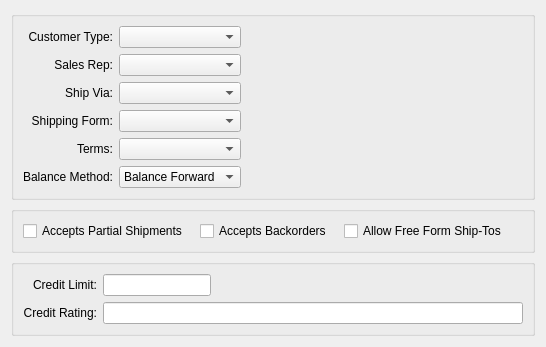
       <widget class="QWidget" name="customerDefaults">
        <attribute name="title">
         <string>Customer Defaults</string>
        </attribute>
        <layout class="QGridLayout" name="gridLayout_8">
         <item row="0" column="0">
          <layout class="QHBoxLayout" name="horizontalLayout_5">
           <item>
            <layout class="QVBoxLayout" name="verticalLayout_4">
             <item>
              <layout class="QVBoxLayout" name="verticalLayout_3">
               <item>
                <widget class="QGroupBox" name="_comboGroup">
                 <property name="title">
                  <string/>
                 </property>
                 <layout class="QGridLayout">
                  <item row="0" column="0">
                   <widget class="QLabel" name="_custtypeLit">
                    <property name="text">
                     <string>Customer Type:</string>
                    </property>
                    <property name="alignment">
                     <set>Qt::AlignRight|Qt::AlignTrailing|Qt::AlignVCenter</set>
                    </property>
                   </widget>
                  </item>
                  <item row="0" column="1">
                   <widget class="XComboBox" name="_custtype">
                    <property name="type">
                     <enum>XComboBox::CustomerTypes</enum>
                    </property>
                   </widget>
                  </item>
                  <item row="1" column="0">
                   <widget class="QLabel" name="_salesrepLit">
                    <property name="text">
                     <string>Sales Rep:</string>
                    </property>
                    <property name="alignment">
                     <set>Qt::AlignRight|Qt::AlignTrailing|Qt::AlignVCenter</set>
                    </property>
                   </widget>
                  </item>
                  <item row="1" column="1">
                   <widget class="XComboBox" name="_salesrep">
                    <property name="type">
                     <enum>XComboBox::SalesReps</enum>
                    </property>
                   </widget>
                  </item>
                  <item row="2" column="0">
                   <widget class="QLabel" name="_shipViaLit">
                    <property name="text">
                     <string>Ship Via:</string>
                    </property>
                    <property name="alignment">
                     <set>Qt::AlignRight|Qt::AlignTrailing|Qt::AlignVCenter</set>
                    </property>
                   </widget>
                  </item>
                  <item row="2" column="1">
                   <widget class="XComboBox" name="_shipvia">
                    <property name="type">
                     <enum>XComboBox::ShipVias</enum>
                    </property>
                   </widget>
                  </item>
                  <item row="3" column="0">
                   <widget class="QLabel" name="_shippingFormLit">
                    <property name="text">
                     <string>Shipping Form:</string>
                    </property>
                    <property name="alignment">
                     <set>Qt::AlignRight|Qt::AlignTrailing|Qt::AlignVCenter</set>
                    </property>
                   </widget>
                  </item>
                  <item row="3" column="1">
                   <widget class="XComboBox" name="_shipform">
                    <property name="type">
                     <enum>XComboBox::ShippingForms</enum>
                    </property>
                   </widget>
                  </item>
                  <item row="4" column="0">
                   <widget class="QLabel" name="_terms2">
                    <property name="text">
                     <string>Terms:</string>
                    </property>
                    <property name="alignment">
                     <set>Qt::AlignRight|Qt::AlignTrailing|Qt::AlignVCenter</set>
                    </property>
                   </widget>
                  </item>
                  <item row="4" column="1">
                   <widget class="XComboBox" name="_terms">
                    <property name="type">
                     <enum>XComboBox::ARTerms</enum>
                    </property>
                   </widget>
                  </item>
                  <item row="5" column="0">
                   <widget class="QLabel" name="_balanceMethodLit">
                    <property name="text">
                     <string>Balance Method:</string>
                    </property>
                    <property name="alignment">
                     <set>Qt::AlignRight|Qt::AlignTrailing|Qt::AlignVCenter</set>
                    </property>
                   </widget>
                  </item>
                  <item row="5" column="1">
                   <widget class="QComboBox" name="_balanceMethod">
                    <property name="sizePolicy">
                     <sizepolicy hsizetype="Fixed" vsizetype="Fixed">
                      <horstretch>0</horstretch>
                      <verstretch>0</verstretch>
                     </sizepolicy>
                    </property>
                    <item>
                     <property name="text">
                      <string>Balance Forward</string>
                     </property>
                    </item>
                    <item>
                     <property name="text">
                      <string>Open Item</string>
                     </property>
                    </item>
                   </widget>
                  </item>
                  <item row="2" column="2">
                   <spacer>
                    <property name="orientation">
                     <enum>Qt::Horizontal</enum>
                    </property>
                    <property name="sizeHint" stdset="0">
                     <size>
                      <width>0</width>
                      <height>20</height>
                     </size>
                    </property>
                   </spacer>
                  </item>
                 </layout>
                </widget>
               </item>
               <item>
                <widget class="QGroupBox" name="groupBox_7">
                 <property name="title">
                  <string/>
                 </property>
                 <layout class="QGridLayout" name="gridLayout_7">
                  <item row="0" column="0">
                   <layout class="QHBoxLayout" name="horizontalLayout_4">
                    <property name="spacing">
                     <number>12</number>
                    </property>
                    <item>
                     <widget class="QCheckBox" name="_partial">
                      <property name="text">
                       <string>Accepts Partial Shipments</string>
                      </property>
                     </widget>
                    </item>
                    <item>
                     <widget class="QCheckBox" name="_backorders">
                      <property name="text">
                       <string>Accepts Backorders</string>
                      </property>
                     </widget>
                    </item>
                    <item>
                     <widget class="QCheckBox" name="_freeFormShiptos">
                      <property name="text">
                       <string>Allow Free Form Ship-Tos</string>
                      </property>
                     </widget>
                    </item>
                    <item>
                     <spacer>
                      <property name="orientation">
                       <enum>Qt::Horizontal</enum>
                      </property>
                      <property name="sizeType">
                       <enum>QSizePolicy::MinimumExpanding</enum>
                      </property>
                      <property name="sizeHint" stdset="0">
                       <size>
                        <width>16</width>
                        <height>20</height>
                       </size>
                      </property>
                     </spacer>
                    </item>
                   </layout>
                  </item>
                 </layout>
                </widget>
               </item>
               <item>
                <widget class="QGroupBox" name="groupBox_6">
                 <property name="title">
                  <string/>
                 </property>
                 <layout class="QGridLayout">
                  <item row="0" column="0">
                   <widget class="QLabel" name="_creditLimitLit">
                    <property name="text">
                     <string>Credit Limit:</string>
                    </property>
                    <property name="alignment">
                     <set>Qt::AlignRight|Qt::AlignTrailing|Qt::AlignVCenter</set>
                    </property>
                   </widget>
                  </item>
                  <item row="0" column="1">
                   <widget class="XLineEdit" name="_creditLimit">
                    <property name="sizePolicy">
                     <sizepolicy hsizetype="Fixed" vsizetype="Fixed">
                      <horstretch>0</horstretch>
                      <verstretch>0</verstretch>
                     </sizepolicy>
                    </property>
                   </widget>
                  </item>
                  <item row="1" column="0">
                   <widget class="QLabel" name="_creditRatingLit">
                    <property name="text">
                     <string>Credit Rating:</string>
                    </property>
                    <property name="alignment">
                     <set>Qt::AlignRight|Qt::AlignTrailing|Qt::AlignVCenter</set>
                    </property>
                   </widget>
                  </item>
                  <item row="1" column="1">
                   <widget class="XLineEdit" name="_creditRating"/>
                  </item>
                 </layout>
                </widget>
               </item>
              </layout>
             </item>
             <item>
              <spacer>
               <property name="orientation">
                <enum>Qt::Vertical</enum>
               </property>
               <property name="sizeType">
                <enum>QSizePolicy::Expanding</enum>
               </property>
               <property name="sizeHint" stdset="0">
                <size>
                 <width>20</width>
                 <height>0</height>
                </size>
               </property>
              </spacer>
             </item>
            </layout>
           </item>
           <item>
            <spacer>
             <property name="orientation">
              <enum>Qt::Horizontal</enum>
             </property>
             <property name="sizeHint" stdset="0">
              <size>
               <width>0</width>
               <height>20</height>
              </size>
             </property>
            </spacer>
           </item>
          </layout>
         </item>
        </layout>
       </widget>
